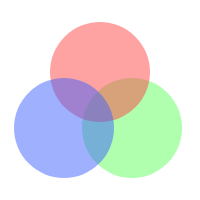
Frame 1 (no input)
Frame 60 (no input): identical to frame 1, image omitted
Frame 120 (the mouse pressed at the canvas centre since frame 60): identical to frame 1, image omitted

The p5.js sketch that drew this single still picture (run headless with seeded random() and noise() and a simulated clock; from frame 60 on, the mouse is pressed at the canvas centre):

// p5.js sketch
// ── sketch.js
function setup() {
  createCanvas(200, 200);
}

function draw() {
background(255);
colorMode(HSB);
let blue = color(229 , 75, 100, 0.5);
let green = color(120, 62, 100, 0.5);
let red = color(0, 72, 100, 0.5);

  push();
  fill(green);
  noStroke();
  translate(132, 128);
  circle(0, 0, 100);
  pop();  

  push();
  fill(red);
  noStroke();
  translate(100, 72);
  circle(0, 0, 100);
  pop();

  push();
  fill(blue);
  noStroke();
  translate(64, 128);
  circle(0, 0, 100);
  pop();

}
